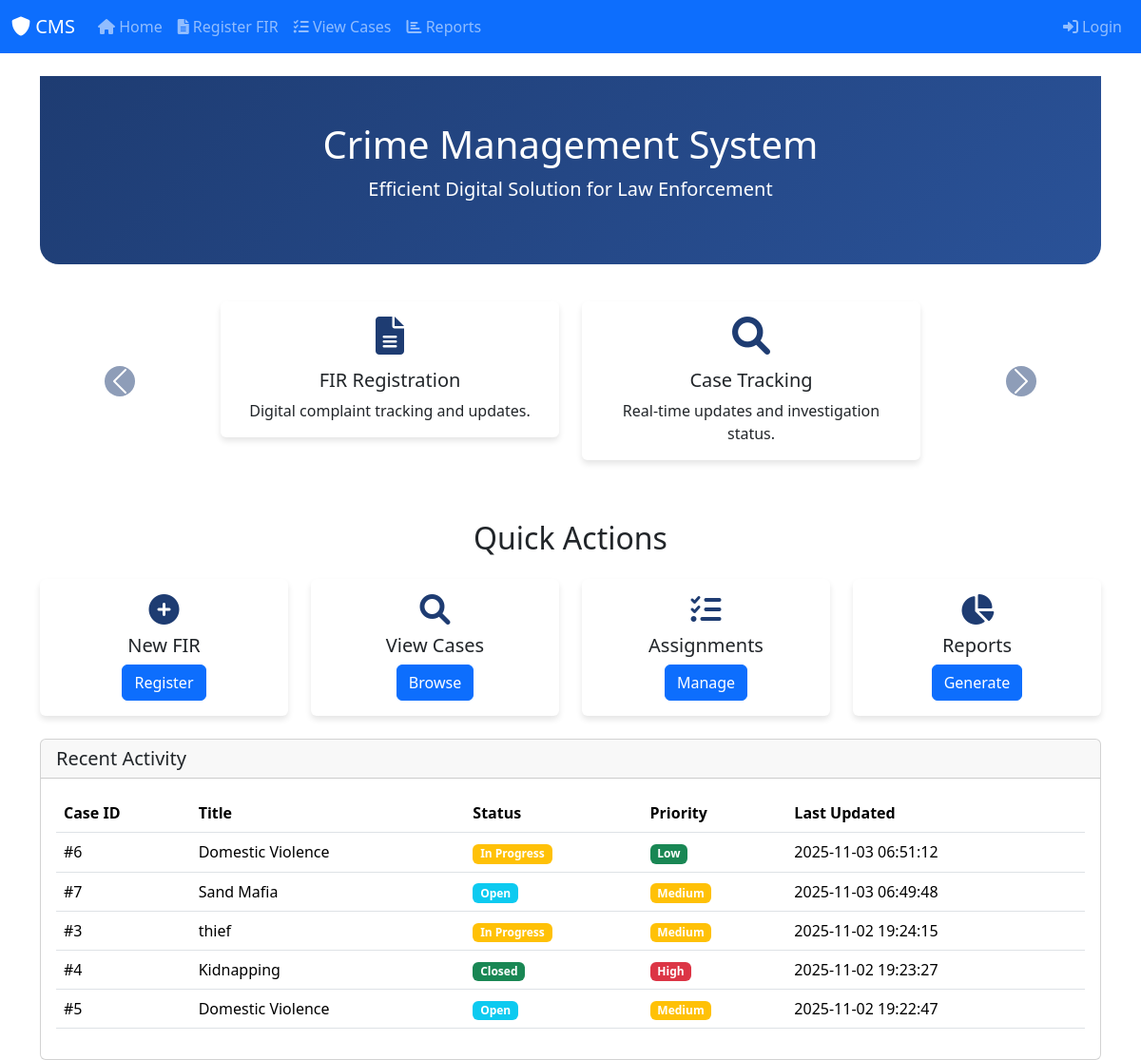
The page / on the database its author committed.
### tables this page shows
CREATE TABLE firs (
    id INTEGER PRIMARY KEY AUTOINCREMENT,
    title TEXT NOT NULL,
    complainant_name TEXT NOT NULL,
    description TEXT,
    location TEXT,
    priority TEXT CHECK(priority IN ('High', 'Medium', 'Low')) DEFAULT 'Medium',
    assigned_to INTEGER,
    status TEXT DEFAULT 'Open' CHECK(status IN ('Open', 'Assigned', 'In Progress', 'Closed')),
    created_at DATETIME DEFAULT CURRENT_TIMESTAMP,
    updated_at DATETIME DEFAULT CURRENT_TIMESTAMP,
    FOREIGN KEY (assigned_to) REFERENCES users(id)
);

### app.py (the view)
@app.route('/')
def index():
    conn = get_db_connection()
    recent_cases = conn.execute('''
        SELECT id, title, status, priority, updated_at
        FROM firs
        ORDER BY updated_at DESC
        LIMIT 5
    ''').fetchall()
    cases = []
    for case in recent_cases:
        cases.append({
            'id': case['id'],
            'title': case['title'],
            'status': case['status'],
            'status_color': get_status_color(case['status']),
            'priority': case['priority'],
            'priority_color': get_priority_color(case['priority']),
            'updated_at': case['updated_at']
        })
    conn.close()
    return render_template('landing.html', recent_cases=cases)

### app.py (called while the page is built)
def get_status_color(status):
    return {
        'Open': 'info',
        'Assigned': 'secondary',
        'In Progress': 'warning',
        'Closed': 'success'
    }.get(status, 'secondary')

def get_priority_color(priority):
    return {
        'High': 'danger',
        'Medium': 'warning',
        'Low': 'success'
    }.get(priority, 'secondary')

def get_db_connection():
    conn = sqlite3.connect(DB_PATH)
    conn.row_factory = sqlite3.Row
    return conn

### templates/landing.html (shortened to what this page needs)
{% extends 'layout.html' %}
{% block content %}
<div class="hero-section text-center py-5 mb-4">
  <h1>Crime Management System</h1>
  <p class="lead">Efficient Digital Solution for Law Enforcement</p>
</div>
<div id="featureCarousel" class="carousel slide mb-5" data-bs-ride="carousel">
  <div class="carousel-inner">
    <div class="carousel-item active">
      <div class="row justify-content-center">
        <div class="col-md-4">
          <div class="card feature-card">
            <div class="card-body text-center">
              <i class="fas fa-file-alt feature-icon"></i>
              <h5 class="card-title">FIR Registration</h5>
              <p class="card-text">Digital complaint tracking and updates.</p>
            </div>
          </div>
        </div>
        <div class="col-md-4">
          <div class="card feature-card">
            <div class="card-body text-center">
              <i class="fas fa-search feature-icon"></i>
              <h5 class="card-title">Case Tracking</h5>
              <p class="card-text">Real-time updates and investigation status.</p>
            </div>
          </div>
        </div>
      </div>
    </div>
  </div>
  <button class="carousel-control-prev" type="button" data-bs-target="#featureCarousel" data-bs-slide="prev">
    <span class="carousel-control-prev-icon"></span>
  </button>
  <button class="carousel-control-next" type="button" data-bs-target="#featureCarousel" data-bs-slide="next">
    <span class="carousel-control-next-icon"></span>
  </button>
</div>
<div class="row mb-4">
  <div class="col-12">
    <h2 class="text-center mb-4">Quick Actions</h2>
  </div>
  <div class="col-md-3">
    <div class="card action-card">
      <div class="card-body text-center">
        <i class="fas fa-plus-circle action-icon"></i>
        <h5 class="card-title">New FIR</h5>
        <a href="/register" class="btn btn-primary">Register</a>
      </div>
    </div>
  </div>
  <div class="col-md-3">
    <div class="card action-card">
      <div class="card-body text-center">
        <i class="fas fa-search action-icon"></i>
        <h5 class="card-title">View Cases</h5>
        <a href="/cases" class="btn btn-primary">Browse</a>
      </div>
    </div>
  </div>
  <div class="col-md-3">
    <div class="card action-card">
      <div class="card-body text-center">
        <i class="fas fa-tasks action-icon"></i>
        <h5 class="card-title">Assignments</h5>
        <a href="/assignments" class="btn btn-primary">Manage</a>
      </div>
    </div>
  </div>
  <div class="col-md-3">
    <div class="card action-card">
      <div class="card-body text-center">
        <i class="fas fa-chart-pie action-icon"></i>
        <h5 class="card-title">Reports</h5>
        <a href="/reports" class="btn btn-primary">Generate</a>
      </div>
    </div>
  </div>
</div>
<div class="row">
  <div class="col-12">
    <div class="card">
      <div class="card-header">
        <h5 class="card-title mb-0">Recent Activity</h5>
      </div>
      <div class="card-body">
        <div class="table-responsive">
          <table class="table table-hover">
            <thead>
              <tr>
                <th>Case ID</th>
                <th>Title</th>
                <th>Status</th>
                <th>Priority</th>
                <th>Last Updated</th>
              </tr>
            </thead>
            <tbody>
              {% for case in recent_cases %}
              <tr>
                <td>#{{ case.id }}</td>
                <td>{{ case.title }}</td>
                <td><span class="badge bg-{{ case.status_color }}">{{ case.status }}</span></td>
                <td><span class="badge bg-{{ case.priority_color }}">{{ case.priority }}</span></td>
                <td>{{ case.updated_at }}</td>
              </tr>
              {% endfor %}
            </tbody>
          </table>
        </div>
      </div>
    </div>
  </div>
</div>
{% endblock %}

### static/style.css (style rules this page uses)
.hero-section { background: linear-gradient(135deg, #1e3c72 0%, #2a5298 100%); color: white; padding: 60px 0; margin-bottom: 30px; border-radius: 0 0 20px 20px; }
.feature-card { transition: transform 0.3s ease; margin: 15px 0; border: none; box-shadow: 0 4px 6px rgba(0, 0, 0, 0.1); }
.feature-icon { font-size: 2.5em; color: #1e3c72; margin-bottom: 15px; }
.action-card { background: #fff; border: none; box-shadow: 0 4px 6px rgba(0, 0, 0, 0.1); transition: transform 0.3s ease; }
.action-icon { font-size: 2em; color: #1e3c72; margin-bottom: 10px; }
.carousel-control-prev-icon, .carousel-control-next-icon { background-color: #1e3c72; border-radius: 50%; padding: 10px; }

### rows shown on the page
firs: id "6", title "Domestic Violence", status "In Progress", priority "Low", updated_at "2025-11-03 06:51:12"
firs: id "7", title "Sand Mafia", status "Open", priority "Medium", updated_at "2025-11-03 06:49:48"
firs: id "3", title "thief", status "In Progress", priority "Medium", updated_at "2025-11-02 19:24:15"
firs: id "4", title "Kidnapping", status "Closed", priority "High", updated_at "2025-11-02 19:23:27"
firs: id "5", title "Domestic Violence", status "Open", priority "Medium", updated_at "2025-11-02 19:22:47"
